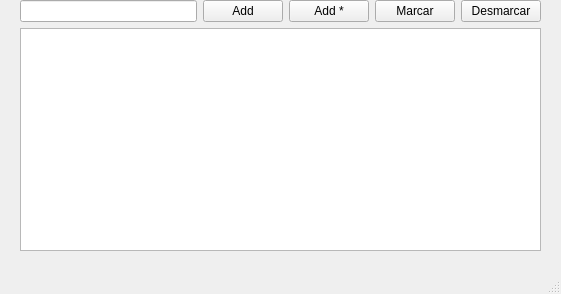
<?xml version="1.0" encoding="UTF-8"?>
<ui version="4.0">
 <class>MainWindow</class>
 <widget class="QMainWindow" name="MainWindow">
  <property name="geometry">
   <rect>
    <x>0</x>
    <y>0</y>
    <width>561</width>
    <height>294</height>
   </rect>
  </property>
  <property name="windowTitle">
   <string>MainWindow</string>
  </property>
  <widget class="QWidget" name="centralwidget">
   <widget class="QWidget" name="">
    <property name="geometry">
     <rect>
      <x>20</x>
      <y>0</y>
      <width>521</width>
      <height>251</height>
     </rect>
    </property>
    <layout class="QVBoxLayout" name="verticalLayout">
     <item>
      <layout class="QHBoxLayout" name="horizontalLayout">
       <item>
        <widget class="QLineEdit" name="txt_item"/>
       </item>
       <item>
        <widget class="QPushButton" name="btn_add">
         <property name="text">
          <string>Add</string>
         </property>
        </widget>
       </item>
       <item>
        <widget class="QPushButton" name="btn_add_all">
         <property name="text">
          <string>Add *</string>
         </property>
        </widget>
       </item>
       <item>
        <widget class="QPushButton" name="btn_marcar">
         <property name="text">
          <string>Marcar</string>
         </property>
        </widget>
       </item>
       <item>
        <widget class="QPushButton" name="pushButton">
         <property name="text">
          <string>Desmarcar</string>
         </property>
        </widget>
       </item>
      </layout>
     </item>
     <item>
      <widget class="QListWidget" name="listWidget"/>
     </item>
    </layout>
   </widget>
  </widget>
  <widget class="QMenuBar" name="menubar">
   <property name="geometry">
    <rect>
     <x>0</x>
     <y>0</y>
     <width>561</width>
     <height>21</height>
    </rect>
   </property>
  </widget>
  <widget class="QStatusBar" name="statusbar"/>
 </widget>
 <resources/>
 <connections/>
</ui>
